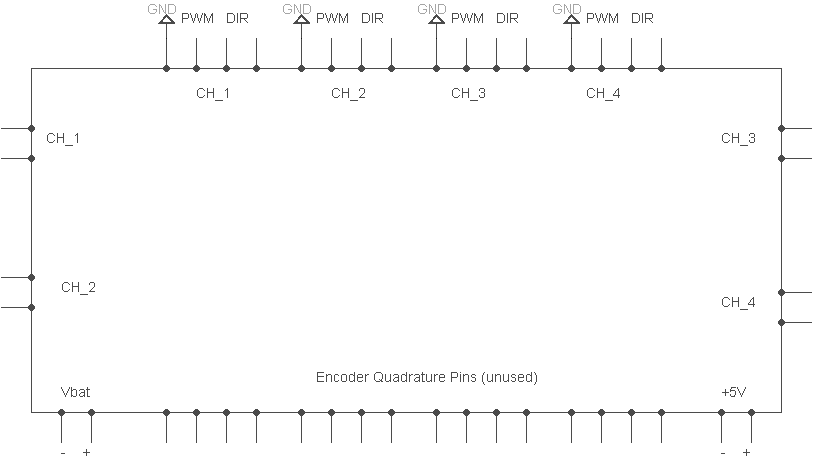
#> input picture Motor_controler.png, 813 x 463 px, given in place of the camera
$ python opencvTest2.py
#> lines starting #> are read from the running program, lines starting #| are printed output that depends on the picture; after the words box and inside, x2 and y2 are one past the last pixel; in counts of white or black regions, pixels touching at a corner belong together
__author__ = 'ryanvade'
import numpy as np
import cv2


def run_main():
    cap = cv2.VideoCapture(0)

    # Read the first frame of the video
    ret, frame = cap.read()
#> frame is the input picture: shape (463, 813, 3); min 22, max 255, mean 251.6

    # Set the ROI (Region of Interest).
    c, r, w, h = 9, 65, 70, 70
    track_window = (c, r, w, h)

    # Create mask and normalized histogram
    roi = frame[r:r + h, c:c + w]
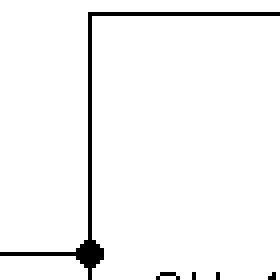
#> roi: shape (70, 70, 3) (shown 4 times larger); values 75 (black) and 255 (white), 96.4% white; black in thin lines or dots
    hsv_roi = cv2.cvtColor(roi, cv2.COLOR_BGR2HSV)
#> hsv_roi: shape (70, 70, 3); mean H, S, V 0, 0, 248.5
    mask = cv2.inRange(hsv_roi, np.array((0., 30., 32.)), np.array((180., 255., 255.)))
#> mask: shape (70, 70); every value is 0
    roi_hist = cv2.calcHist([hsv_roi], [0], mask, [180], [0, 180])
#> roi_hist = 180 values from 0 to 0
    cv2.normalize(roi_hist, roi_hist, 0, 255, cv2.NORM_MINMAX)
    term_crit = (cv2.TERM_CRITERIA_EPS | cv2.TERM_CRITERIA_COUNT, 80, 1)

    while True:
        ret, frame = cap.read()

        hsv = cv2.cvtColor(frame, cv2.COLOR_BGR2HSV)
#> hsv: shape (463, 813, 3); mean H, S, V 0, 0, 251.6
        dst = cv2.calcBackProject([hsv], [0], roi_hist, [0, 180], 1)
#> dst: shape (463, 813); every value is 0

        ret, track_window = cv2.meanShift(dst, track_window, term_crit)
#> ret = 0; track_window = (9, 65, 70, 70)

        x, y, w, h = track_window
#> x = 9; y = 65; w = 70; h = 70
        cv2.rectangle(frame, (x, y), (x + w, y + h), 255, 2)
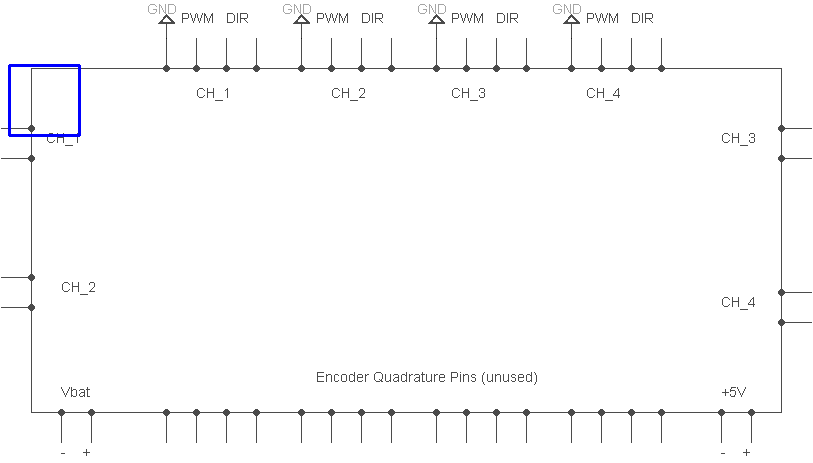
#> frame: shape (463, 813, 3); 0.22% of pixels changed, all inside (x1, y1, x2, y2) = (8, 64, 81, 137)
        cv2.putText(frame, 'Tracked', (x - 25, y - 10), cv2.FONT_HERSHEY_SIMPLEX,
                    1, (255, 255, 255), 2, cv2.LINE_AA)

        cv2.imshow('Tracking', frame)

        if cv2.waitKey(1) & 0xFF == ord('q'):
#> (key q is pressed here)
            break

    cap.release()
    cv2.destroyAllWindows()


if __name__ == "__main__":
    run_main()

$ run again, on Rover_5_interconnects_bb.png
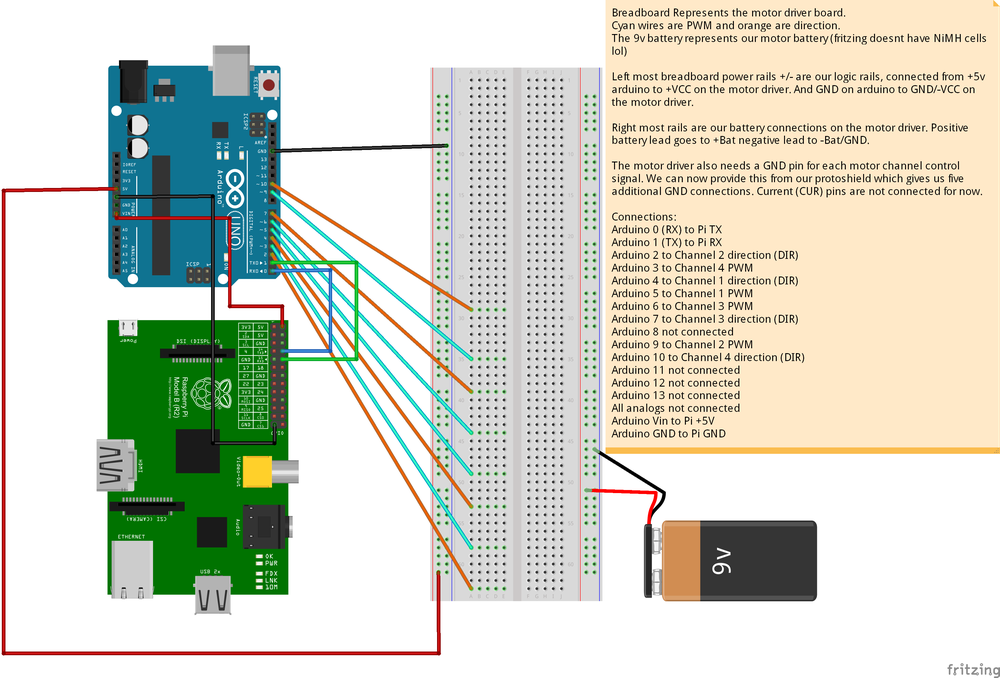
#> input picture Rover_5_interconnects_bb.png, 1000 x 678 px, shrunk from 3288 x 2229 before the run, given in place of the camera
#> in run_main, frame is the input picture: shape (678, 1000, 3); mean B, G, R 198.7, 212.9, 209.6
#> roi: shape (70, 70, 3); every value is 255
#> hsv_roi: shape (70, 70, 3); mean H, S, V 0, 0, 255
#> mask: shape (70, 70); every value is 0
#> roi_hist = 180 values from 0 to 0
#> hsv: shape (678, 1000, 3); mean H, S, V 17.2, 43, 222.3
#> dst: shape (678, 1000); every value is 0
#> ret = 0; track_window = (9, 65, 70, 70)
#> x = 9; y = 65; w = 70
#> in run_main, `cv2.rectangle(frame, (x, y), (x + w, y + h), 255, 2)`:
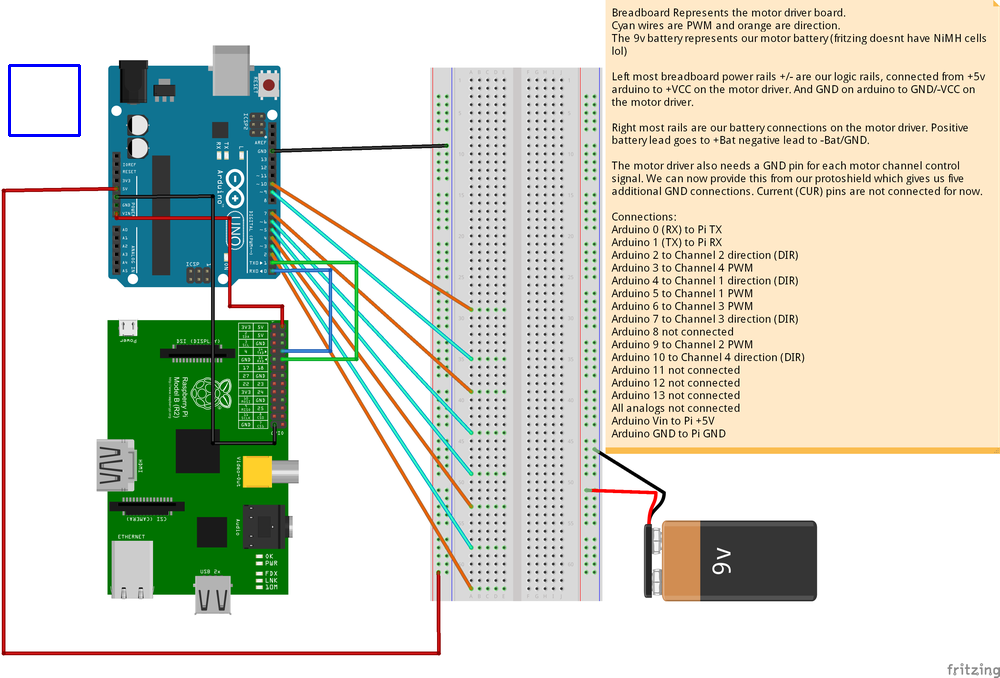
#> frame: shape (678, 1000, 3); 0.12% of pixels changed, all inside (x1, y1, x2, y2) = (8, 64, 81, 137)
